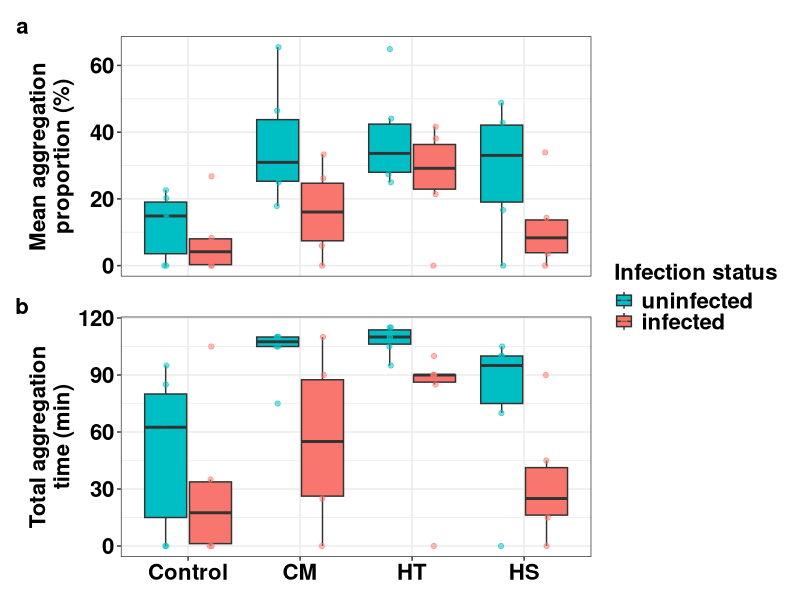
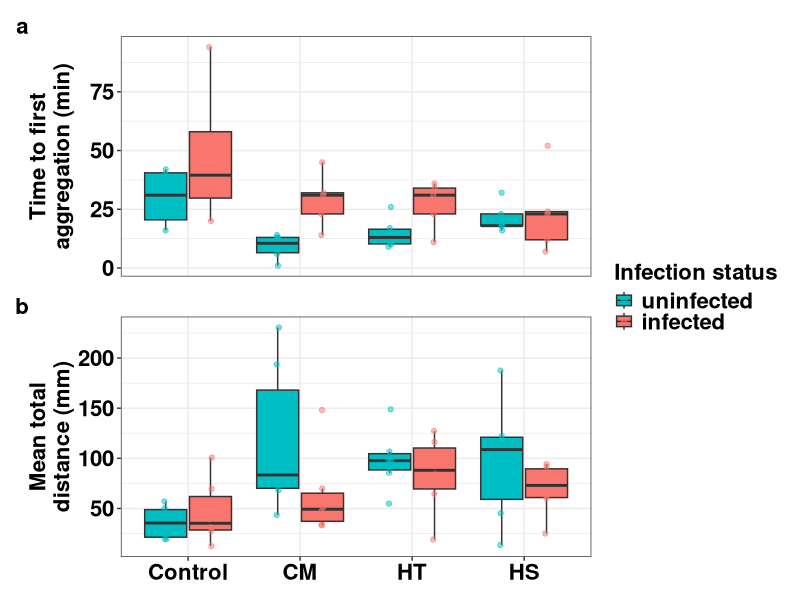
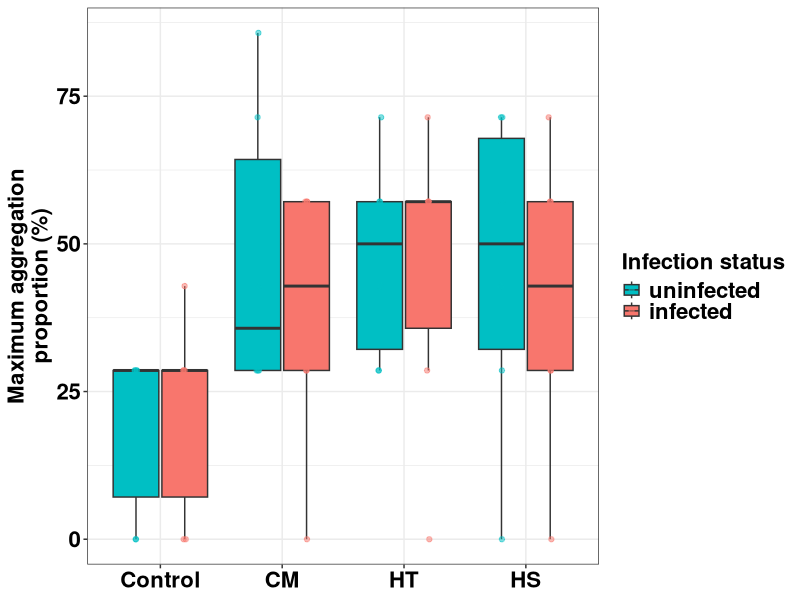
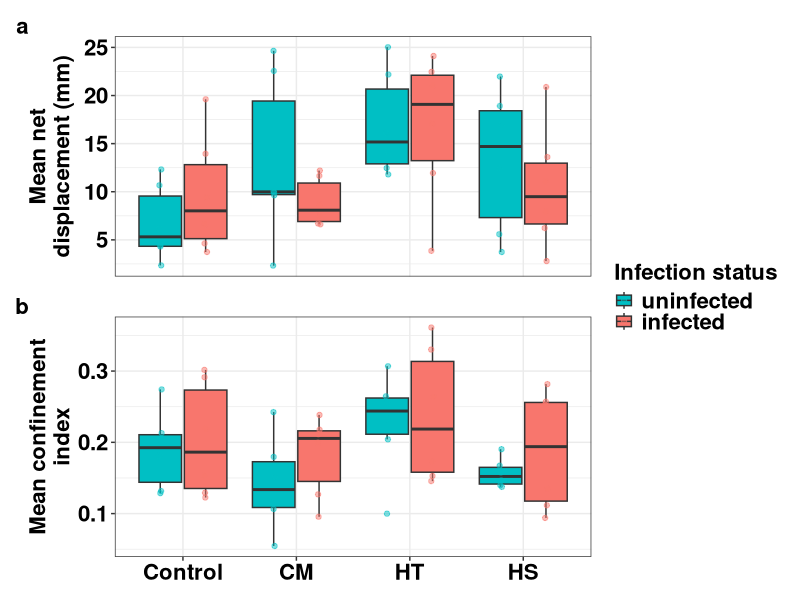
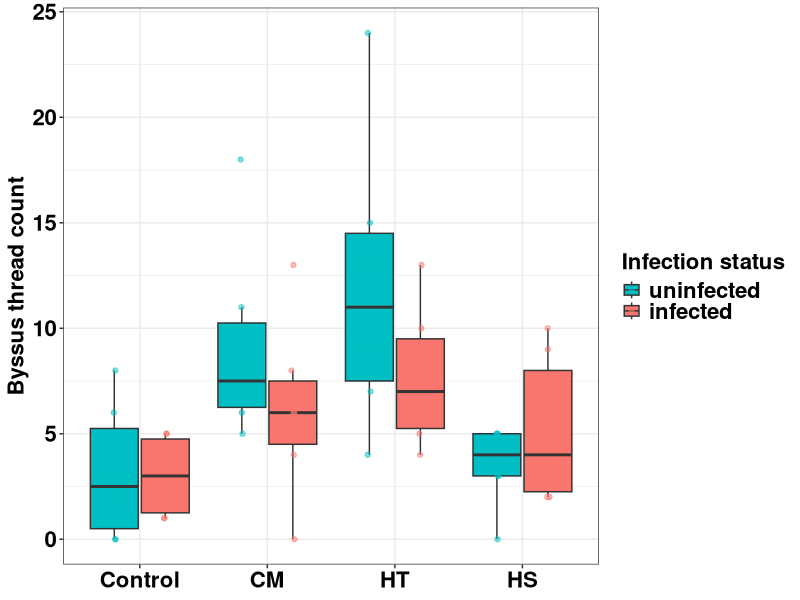
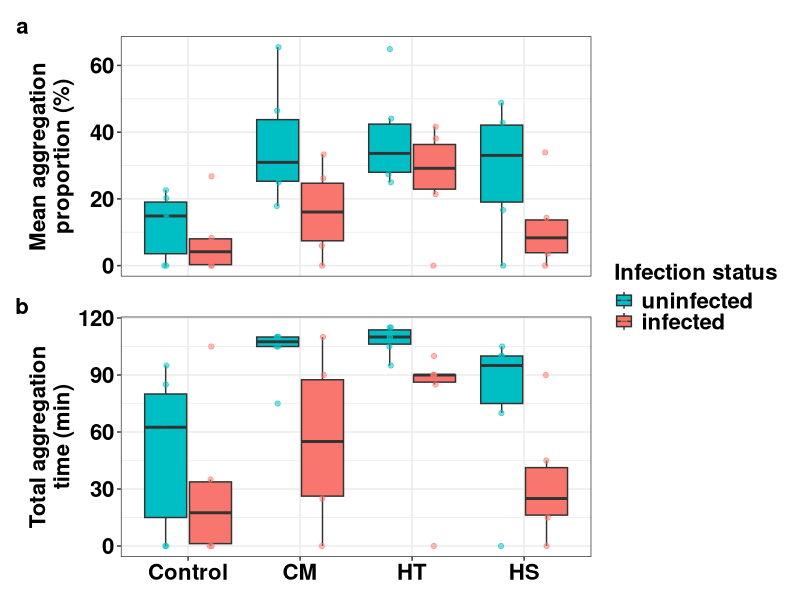
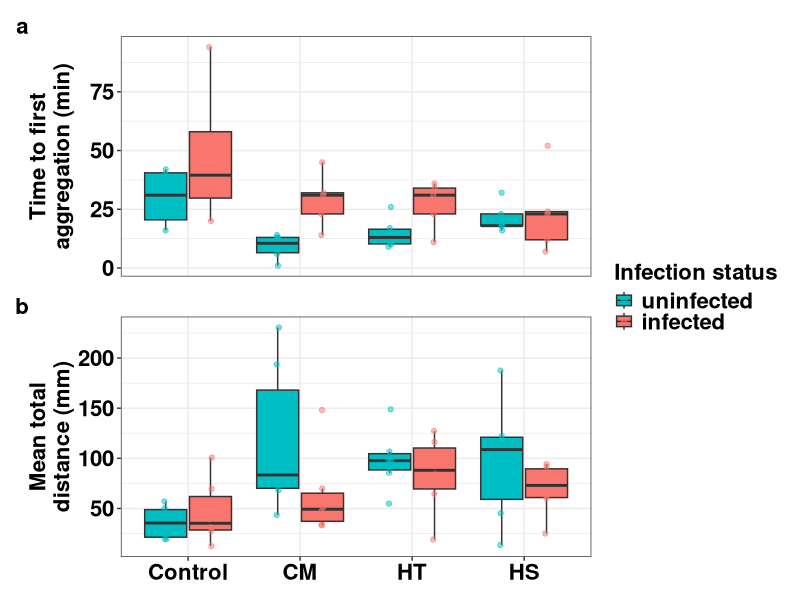
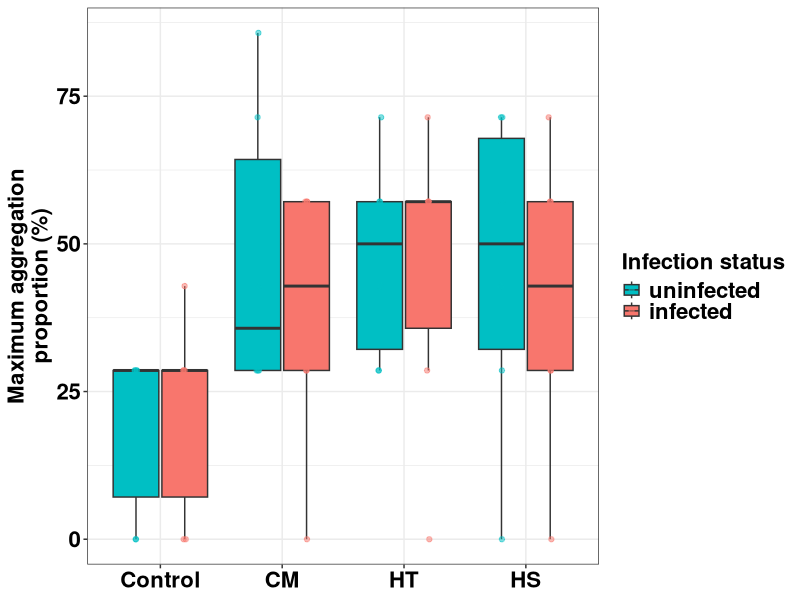

R code for these plots, in order: (Note: this script raises an error after producing the figures.)
# # ============================================================
# Aggregation & Movement Figures
# Project: Effects of parasitic infection on predation risk
#          responses in blue mussels (Mytilus edulis)
#
# Main text:
#   Figure 1: (a) mean aggregation proportion, (b) total aggregation time
#   Figure 2: (a) time to first aggregation, (b) mean total distance
# Appendix (ordered by metric number in Table 1):
#   Figure S1: maximum aggregation proportion
#   Figure S2: (a) mean net displacement, (b) mean confinement index
#   Figure S3: byssus thread count
#
# Shared layout: paired panels share the x-axis (Group); a single
# legend is collected to the right; all fonts bold, size 13.
# ============================================================

library(dplyr)
library(ggplot2)
library(patchwork)

# ---- Data ----
move_total <- read.csv(
  "data/processed/merged_movement.csv",
  header = TRUE, sep = ",", stringsAsFactors = FALSE, fileEncoding = "UTF-8"
)
move_total$Group  <- factor(move_total$Group,
                            levels = c("Control", "CM", "HT", "HS"))
move_total$Status <- factor(move_total$Status,
                            levels = c("uninfected", "infected"))

# ---- Colours ----
col_status <- c("uninfected" = "#00BFC4", "infected" = "#F8766D")

# ---- Common theme (all bold, size 13) ----
base_theme <- theme_bw() +
  theme(
    strip.text   = element_text(face = "bold", size = 16, color = "black"),
    axis.text    = element_text(face = "bold", size = 16, color = "black"),
    axis.title   = element_text(face = "bold", size = 16, color = "black"),
    legend.title = element_text(face = "bold", size = 16, color = "black"),
    legend.text  = element_text(face = "bold", size = 16, color = "black"),
    legend.key.size = unit(0.5, "cm")
  )

# ---- Reusable panel builders ----------------------------------
# Top panel of a pair: x-axis removed (shared with bottom panel)
make_top <- function(data, yvar, ylab, tag) {
  ggplot(data, aes(x = Group, y = .data[[yvar]], fill = Status)) +
    geom_boxplot(outlier.shape = NA, position = position_dodge(width = 0.8)) +
    geom_jitter(aes(color = Status), alpha = 0.5, size = 1.5,
                position = position_jitterdodge(jitter.width = 0.05,
                                                dodge.width = 0.8)) +
    scale_fill_manual(values = col_status) +
    scale_color_manual(values = col_status) +
    base_theme +
    theme(axis.title.x = element_blank(),
          axis.text.x  = element_blank(),
          axis.ticks.x = element_blank(),
          plot.tag     = element_text(size = 16, face = "bold")) +
    labs(y = ylab, x = NULL,
         fill = "Infection status", color = "Infection status", tag = tag)
}

# Bottom panel of a pair: keeps the x-axis
make_bottom <- function(data, yvar, ylab, tag) {
  ggplot(data, aes(x = Group, y = .data[[yvar]], fill = Status)) +
    geom_boxplot(outlier.shape = NA, position = position_dodge(width = 0.8)) +
    geom_jitter(aes(color = Status), alpha = 0.5, size = 1.5,
                position = position_jitterdodge(jitter.width = 0.05,
                                                dodge.width = 0.8)) +
    scale_fill_manual(values = col_status) +
    scale_color_manual(values = col_status) +
    base_theme +
    theme(plot.tag = element_text(size = 16, face = "bold")) +
    labs(y = ylab, x = NULL,
         fill = "Infection status", color = "Infection status", tag = tag)
}

# Single (standalone) panel: keeps the x-axis, no tag
make_single <- function(data, yvar, ylab) {
  ggplot(data, aes(x = Group, y = .data[[yvar]], fill = Status)) +
    geom_boxplot(outlier.shape = NA, position = position_dodge(width = 0.8)) +
    geom_jitter(aes(color = Status), alpha = 0.5, size = 1.5,
                position = position_jitterdodge(jitter.width = 0.05,
                                                dodge.width = 0.8)) +
    scale_fill_manual(values = col_status) +
    scale_color_manual(values = col_status) +
    base_theme +
    labs(y = ylab, x = NULL,
         fill = "Infection status", color = "Infection status")
}

# ================================================================
# Figure 1: (a) mean aggregation proportion, (b) total aggregation time
# ================================================================
f1_a <- make_top(move_total, "mean_A",
                 "Mean aggregation\nproportion (%)", "a")
f1_b <- make_bottom(move_total, "total_time_agg",
                    "Total aggregation\ntime (min)", "b")

fig1 <- wrap_plots(f1_a, f1_b, ncol = 1) + plot_layout(guides = "collect")
fig1
ggsave("outputs/figures/Figure1_aggregation.pdf",
       plot = fig1, width = 8, height = 9)

# ================================================================
# Figure 2: (a) time to first aggregation, (b) mean total distance
#   Panel a uses only arenas where aggregation occurred
# ================================================================
f2_a <- make_top(filter(move_total, Aggregated == "yes"), "Start_Time",
                 "Time to first\naggregation (min)", "a")
f2_b <- make_bottom(move_total, "mean_gross_mm",
                    "Mean total\ndistance (mm)", "b")

fig2 <- wrap_plots(f2_a, f2_b, ncol = 1) + plot_layout(guides = "collect")
fig2
ggsave("outputs/figures/Figure2_time_distance.pdf",
       plot = fig2, width = 8, height = 9)

# ================================================================
# Figure S1: maximum aggregation proportion (single panel)
# ================================================================
figS1 <- make_single(move_total, "Amax",
                     "Maximum aggregation\nproportion (%)")
figS1
ggsave("outputs/figures/FigureS1_max_aggregation.pdf",
       plot = figS1, width = 8, height = 6)

# ================================================================
# Figure S2: (a) mean net displacement, (b) mean confinement index
# ================================================================
fS2_a <- make_top(move_total, "mean_net_mm",
                  "Mean net\ndisplacement (mm)", "a")
fS2_b <- make_bottom(move_total, "mean_CI",
                     "Mean confinement\nindex", "b")

figS2 <- wrap_plots(fS2_a, fS2_b, ncol = 1) + plot_layout(guides = "collect")
figS2
ggsave("outputs/figures/FigureS2_net_confinement.pdf",
       plot = figS2, width = 8, height = 9)

# ================================================================
# Figure S3: byssus thread count (single panel)
# ================================================================
figS3 <- make_single(move_total, "Byssus",
                     "Byssus thread count")
figS3
ggsave("outputs/figures/FigureS3_byssus.pdf",
       plot = figS3, width = 8, height = 6)

# ================================================================
# Figure S4: Overall Spearman correlations (n = 48 arenas)
#   (a) maximum aggregation proportion vs mean total distance
#   (b) maximum aggregation proportion vs mean net displacement
#   (c) maximum aggregation proportion vs byssus thread count
# ================================================================

# ---- Data: remove rows with missing values ----
vars_clean <- move_total %>%
  select(Amax, mean_gross_mm, mean_net_mm, Byssus) %>%
  drop_na()

# ---- Spearman correlations ----
cor_gross_overall  <- cor.test(vars_clean$Amax, vars_clean$mean_gross_mm,
                               method = "spearman", exact = FALSE)
cor_net_overall    <- cor.test(vars_clean$Amax, vars_clean$mean_net_mm,
                               method = "spearman", exact = FALSE)
cor_byssus_overall <- cor.test(vars_clean$Amax, vars_clean$Byssus,
                               method = "spearman", exact = FALSE)

# ---- Label helper: rho and p ----
make_label <- function(cor_obj) {
  paste0("rho = ", round(cor_obj$estimate, 2),
         ", p = ", signif(cor_obj$p.value, 2))
}

# ---- Correlation panel builder (same base_theme, size 16) ----
# left = TRUE keeps the y-axis title; FALSE drops it to avoid
# repeating the same label across the three horizontal panels
make_cor_panel <- function(data, xvar, xlab, cor_obj, tag, left = FALSE) {
  p <- ggplot(data, aes(x = .data[[xvar]], y = Amax)) +
    geom_point(size = 2.5, alpha = 0.5, color = "grey40") +
    geom_smooth(method = "lm", se = TRUE, color = "black") +
    annotate("text",
             x = min(data[[xvar]], na.rm = TRUE),
             y = max(data$Amax, na.rm = TRUE),
             label = make_label(cor_obj),
             hjust = 0, vjust = 1.2, size = 5) +
    base_theme +
    theme(plot.tag = element_text(size = 16, face = "bold")) +
    labs(x = xlab,
         y = "Maximum aggregation proportion (%)",
         tag = tag)
  if (!left) p <- p + theme(axis.title.y = element_blank())
  p
}

# ---- Three panels (only the first keeps the y-axis title) ----
s4_a <- make_cor_panel(vars_clean, "mean_gross_mm",
                       "Mean total distance (mm)",
                       cor_gross_overall, "a", left = TRUE)
s4_b <- make_cor_panel(vars_clean, "mean_net_mm",
                       "Mean net displacement (mm)",
                       cor_net_overall, "b", left = FALSE)
s4_c <- make_cor_panel(vars_clean, "Byssus",
                       "Byssus thread count",
                       cor_byssus_overall, "c", left = FALSE)

figS4 <- wrap_plots(s4_a, s4_b, s4_c, ncol = 3)
figS4
ggsave("outputs/figures/FigureS4_correlations.pdf",
       plot = figS4, width = 15, height = 6)
